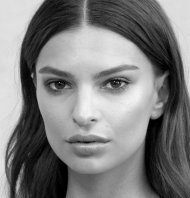
#> input picture content/Portraits_a_analyser/ER2NB.jpg, 190 x 198 px; its folder holds only this picture in this run
$ python -i Les_Fonctions_completes.py   (imports and definitions only)
#> lines starting #> are read from the running program, lines starting #| are printed output that depends on the picture; after the words box and inside, x2 and y2 are one past the last pixel; in counts of white or black regions, pixels touching at a corner belong together
#!/usr/bin/env python
# coding: utf-8

# In[ ]:
import pickle
from ipywidgets import widgets
import numpy
import matplotlib
from matplotlib.pyplot import *
from math import *
import  matplotlib.pyplot as plt
import matplotlib.image as mpimg
import matplotlib.pyplot as plt
import numpy as np
from PIL import Image
from PIL import ImageChops
import os
import sys, time
# from Comparateur import *
Lieu = os.getcwd()
##############################################################################
# [6 lines left out: function Input_choix_Photo_Compare, not called in this run]
#     return Photo_Compar_Base
###################################################################
""" Retourne une liste d'images jpeg dans un répertoire précis """
def get_imlist(path):
    imlist=[os.path.join(f) for f in os.listdir(Lieu) if (f.endswith(".jpg") or f.endswith(".png"))]
    return imlist
#########################################################
""" Charge une image dans une matrice avec le module pil """
# [8 lines left out: function charg_image_pil, not called in this run]
#########################################################
""" affiche une image  déjà matricielle
         par matplotlib """
# [30 lines left out: functions affich_image_array_pil, Align_affich_photo_repertoir, Align_Horizontal_Vignet, not called in this run]
#############################################################################
def Position_lign(fichier,mode):
    os.chdir(Lieu+"/Travail_Brouillon")
    ## matrice = cv.imread(fichier, 0) ## Pb cv2 ## cv.imread remplacé par Image.open
    matrice = Image.open(fichier)
    matrice=matrice.convert('L')   ##x##
    tab_matrice=np.array(matrice)   ##x##
    #print(matrice.shape)
    list1=[]
    ##################################################
    largeur_image=matrice.size[0]   ##x##
    hauteur_image=matrice.size[1]   ##x##
#    print("x=hauteur_image=",hauteur_image)
#    print("y=largeur_image=",largeur_image)
    ###################################################
    if mode==1:
        for x in range(hauteur_image):
            val= tab_matrice[x][10]
            if val<100:
                listo=[x,val]
                list1.append(listo)
            else:
                z=1
    else:
        for y in range(largeur_image):
            val= tab_matrice[10][y]
            if val<100:
                listo=[y,val]
                list1.append(listo)
            else:
                z=1
#    print("list1 : ",list1)
    return list1
######################################################################
def lissage(list1):
    list4=[]
    long_list1=len(list1)
    for aa in range(long_list1-1):
        val=list1[aa+1][0]-list1[aa][0]
        if val==1:
            z=1
        else:
            list4.append(list1[aa][0])
    return list4
##########################################################################
def calcul_distance(list4):
    list5=[]
    list6=[]
    long_list4=len(list4)
    for i in range(1,long_list4-1):
        distance=list4[i+1]-list4[i]
        list5.append(distance)
    list5.sort()
#    print("liste croissante des distances entres positions=",list5)
    somme=sum(list5)
    long_list5=len(list5)
    mini=min(list5)
#    print("mini=",mini)
    for bb in range(long_list5):
        valo=list5[bb]
        vali=round(valo/mini,2)
        list6.append(vali)
    return list6,mini,somme
#############################################################################
###########################  Partie du code provenant d'un enseignant de l'académie
#################################  de Clermont Ferrand ** Merci à lui/elle
def quantite(tri1,tri2):
    # d=(tri1[0]-tri2[0])**2+(tri1[1]-tri2[1])**2+(tri1[2]-tri2[2])**2
    d=(tri1-tri2)**2
    return(d)
def contours(image,Nom4,seuil):
    (c,l)=image.size
    # imagearrivee=Image.new('RGB',(c,l))
    imagearrivee=Image.new('L',(c,l))
    for x in range(1,c-1):
        for y in range(1,l-1):
            p=image.getpixel((x,y))
            p1=image.getpixel((x-1,y-1))
            q1=quantite(p,p1)
            p2=image.getpixel((x-1,y))
            q2=quantite(p,p2)
            p3=image.getpixel((x-1,y+1))
            q3=quantite(p,p3)
            p4=image.getpixel((x,y-1))
            q4=quantite (p,p4)
            p5=image.getpixel((x,y+1))
            q5=quantite (p,p5)
            p6=image.getpixel((x+1,y-1))
            q6=quantite(p,p6)
            p7=image.getpixel((x+1,y))
            q7=quantite(p,p7)
            p8=image.getpixel((x+1,y+1))
            q8=quantite (p,p8)
            #somme=q1+q2+q3+q4+q5+q6+q7+q8
            #print("somme=",somme)
            if q1+q2+q3+q4+q5+q6+q7+q8<seuil:
                # imagearrivee.putpixel((x,y),(255,255,255))
                imagearrivee.putpixel((x,y),(255))
            else :
                # imagearrivee.putpixel((x,y),(0,0,0))
                imagearrivee.putpixel((x,y),(0))
    imagearrivee.save(Nom4)
#############################################################################
#################################  verticale
def quantite_vert(tri1,tri2):
    # d=(tri1[0]-tri2[0])**2+(tri1[1]-tri2[1])**2+(tri1[2]-tri2[2])**2
    d=((tri1-tri2)**2)
    return(d)
def contours_vert(image,Nom4,seuil):
    (c,l)=image.size
    # imagearrivee=Image.new('RGB',(c,l))
    imagearrivee=Image.new('L',(c,l))
    for x in range(1,c-1):
        for y in range(1,l-1):
            p=image.getpixel((x,y))
            p1=image.getpixel((x-1,y-1))
            q1=quantite_vert(p,p1)
            p2=image.getpixel((x-1,y))
            q2=quantite_vert(p,p2)
            p3=image.getpixel((x-1,y+1))
            q3=quantite_vert(p,p3)
            p4=image.getpixel((x,y-1))
            q4=quantite_vert (p,p4)
            p5=image.getpixel((x,y+1))
            q5=quantite_vert (p,p5)
            p6=image.getpixel((x+1,y-1))
            q6=quantite_vert(p,p6)
            p7=image.getpixel((x+1,y))
            q7=quantite_vert(p,p7)
            p8=image.getpixel((x+1,y+1))
            q8=quantite_vert (p,p8)
            #val=(8*p)- (p2+p7)
            if q1+q2+q3+q4+q5+q6+q7+q8<seuil:
            #if val < seuil:
                # imagearrivee.putpixel((x,y),(255,255,255))
                imagearrivee.putpixel((x,y),(255))
            else :
                # imagearrivee.putpixel((x,y),(0,0,0))
                imagearrivee.putpixel((x,y),(0))
    imagearrivee.save(Nom4)
#############################################################################
def  affich_image(Lien_image):
    from IPython.display import Image, display
    display(Image(filename=Lien_image))
#############################################################################
def Accolade_photo(a,b,mode):
    matrice_portrait = Image.open(a, "r")
    matrice_portrait= matrice_portrait.convert('L')
    tab_matrice_portrait = np.array(matrice_portrait)
    largeur_image_portrait=matrice_portrait.size[0]
    hauteur_image_portrait=matrice_portrait.size[1]
    #print("largeur_image_portrait=",largeur_image_portrait)
    #print("hauteur_image_portrait=",hauteur_image_portrait)
    #############################################################################
    #############################################################################
    matrice_portrait_inv = Image.open(b, "r")
    matrice_portrait_inv= matrice_portrait_inv.convert('L')
    tab_matrice_portrait_inv = np.array(matrice_portrait_inv)
    largeur_image_portrait_inv=matrice_portrait_inv.size[0]
    hauteur_image_portrait_inv=matrice_portrait_inv.size[1]
    #print("largeur_image_portrait_inv=",largeur_image_portrait_inv)
    #print("hauteur_image_portrait_inv=",hauteur_image_portrait_inv)
    #############################################################################
    if hauteur_image_portrait>hauteur_image_portrait_inv:
        xmax=hauteur_image_portrait
    else:
        xmax=hauteur_image_portrait_inv
    ######################################################################
    ymax=largeur_image_portrait_inv+largeur_image_portrait+4
    ######################################################################
    newmatrice = numpy.empty((xmax, ymax, 3), dtype = numpy.uint8)
    ######################################################################
    for x in range(hauteur_image_portrait):
        for y in range(largeur_image_portrait):
            newmatrice[x,y]=tab_matrice_portrait[x,y],tab_matrice_portrait[x,y],tab_matrice_portrait[x,y]
    ######################################################################
    for x in range(hauteur_image_portrait_inv):
        for y in range(largeur_image_portrait_inv):
            ypos=y+largeur_image_portrait+4
            newmatrice[x,ypos]=tab_matrice_portrait_inv[x,y],tab_matrice_portrait_inv[x,y],tab_matrice_portrait_inv[x,y]
    ######################################################################
    if mode==1:
        ## cv.imwrite("newmat.png", newmatrice) ## remplacé par : matrice.save('gray-pillow.jpeg', 'jpeg')
        newmatrice_img = Image.fromarray(newmatrice)
        newmatrice_img.save("newmat.jpg", "JPEG")
    else:
        ##.imwrite("newmat_vert.png", newmatrice)
        newmatrice_img = Image.fromarray(newmatrice)
        newmatrice_img.save("newmat_vert.jpg", "JPEG")
    return newmatrice_img       ##y##
#############################################################################
###########################################################################
def Lign_verticale(Photo_initiale):
    mode=2
    Deb_Photo_initiale=""
    long_Photo_initiale=len(Photo_initiale)
    for a in range(long_Photo_initiale-4):
        Deb_Photo_initiale=Deb_Photo_initiale+Photo_initiale[a]
#    print("\nAnalyse de l'image :'",Deb_Photo_initiale,"' .")
    #Deb_Photo_initiale=
    os.chdir(Lieu+"/Portraits_a_analyser")
    matrice = Image.open(Photo_initiale, "r")
    matrice=matrice.convert('L') ##x##
    #print(matrice.shape)
    ##################################################
    os.chdir(Lieu+"/Travail_Brouillon")
  #######################################################
    largeur_image=matrice.size[0] ##x##
    hauteur_image_vert=largeur_image
    hauteur_image=matrice.size[1] ##x##
    #print("x=hauteur_image=",hauteur_image)
    #print("y=largeur_image=",largeur_image)
  #######################################################
    Rotatematrice = numpy.empty((largeur_image,hauteur_image, 3), dtype = numpy.uint8)
    #print("Rotatematrice.shape=",Rotatematrice.shape)
    tab_matrice=np.array(matrice)
    for x in range(hauteur_image):
        for y in range(largeur_image):

            Rotatematrice[largeur_image-1-y,x]=tab_matrice[x,y],tab_matrice[x,y],tab_matrice[x,y]
    ## cv.imwrite("photo_retourn.png", Rotatematrice)
    Rotatematrice_img=Image.fromarray(Rotatematrice)##x##
    #print("Rotatematrice_img.size=",Rotatematrice_img.size)
    Rotatematrice_img=Rotatematrice_img.convert('L')
    #print("Après Convert, Rotatematrice_img.size=",Rotatematrice_img.size)
    Rotatematrice_img.save("photo_retourn.jpg", "JPEG")##x##
    #########################################################
    tab_moy_vertical=np.zeros((largeur_image,1),dtype='i')
    #print("tab_moy_vertical.shape=",tab_moy_vertical.shape)
    #poz=input("poz")
    for x in range(largeur_image):
        somme=0
        for y in range(hauteur_image):    ##x##
            val=Rotatematrice_img.getpixel((y,x))    ##x##
            #print("val =",val)
            #poz=input()
            somme=somme+val    ##x##
        moyenne=somme/hauteur_image    ##x##
        tab_moy_vertical[x][0]=moyenne    ##x##
        ## tab_moy_vertical[x][0]=Rotatematrice[x].mean()   ## Good pour Horizontal ## .mean innaccessible
    #######################################################
    newmatrice_vert = numpy.empty((hauteur_image, largeur_image, 3), dtype = numpy.uint8)
    # [6 lines of commented-out code are left out]
    newmatrice_vert = np.array(matrice)    ##x##
    ############################################
    Newmatrice_vert_img=Image.fromarray(newmatrice_vert)##x##
    Newmatrice_vert_img.save("base_pour_Verticale.jpg", "JPEG")    ##x##
#    print("voici la base_pouVerticale")
#    affich_image("base_pouVerticale.png")
#    poz=input()
    #####################################################
    newImg = numpy.empty((largeur_image,hauteur_image, 3), dtype = numpy.uint8)
    for x in range(largeur_image):
        for y in range(hauteur_image):
            newImg[x,y]=[tab_moy_vertical[x][0],tab_moy_vertical[x][0],tab_moy_vertical[x][0]]
    ## cv.imwrite("barres verticales.png", newImg)
    newImg_img=Image.fromarray(newImg)##x##
    newImg_img.save("barres verticales.jpg", "JPEG")    ##x##

    po_clai=newImg*2
    ## cv.imwrite("po_clai.png", po_clai)
    po_clai_img=Image.fromarray(po_clai)    ##x##
    po_clai_img.save("po_clai.jpg", "JPEG")    ##x##
# [5 lines of commented-out code are left out]
    Nom1=Deb_Photo_initiale+"_matrice_Vert.jpg"    ##x##
    ## cv.imwrite(Nom1, newmatrice_vert)
    newmatrice_vert_img=Image.fromarray(newmatrice_vert)    ##x##
    newmatrice_vert_img.save(Nom1, "JPEG")    ##x##
    #######################################################
    Nom2=Deb_Photo_initiale+"_matrice_barre_Vert.jpg"    ##x##
    ## portrait_barr = cv2.addWeighted(Rotatematrice, 0.4, po_clai, 0.6, 0) ## Modif par Blend de Pil
    Rotatematrice_img=Rotatematrice_img.convert('L')    ##x##
    im_size = Rotatematrice_img.size    ##x##
    #print("size rotamatrice_img=",im_size)
    portrait_barr = Image.new('L', im_size)
    po_clai_img=po_clai_img.convert('L')    ##x##
    portrait_barr = ImageChops.blend(Rotatematrice_img, po_clai_img, 0.6)    ##x##
    tab_portrait_barr = np.array (portrait_barr)    ##x##
############################################################
    portrait_barr_retourn = numpy.empty((hauteur_image,largeur_image, 3), dtype = numpy.uint8)
    for x in range(hauteur_image):
        for y in range(largeur_image):
            portrait_barr_retourn[x][y]=tab_portrait_barr[largeur_image-1-y][x]    ##x##
######################################################################
    ## cv.imwrite(Nom2, portrait_barr_retourn)
    portrait_barr_retourn_img=Image.fromarray(portrait_barr_retourn)    ##x##
    portrait_barr_retourn_img.save(Nom2, "JPEG")    ##x##
    Nom3=Deb_Photo_initiale+"_barre_Vert.jpg"    ##x##
############################################################
    po_clai_retourn = numpy.empty((hauteur_image,largeur_image, 3), dtype = numpy.uint8)
    for x in range(hauteur_image):
        for y in range(largeur_image):
            po_clai_retourn[x][y]=po_clai[largeur_image-1-y][x]
    po_clai_retourn_img=Image.fromarray(po_clai_retourn)    ##x##
    po_clai_retourn_img.save("po_clai_retourn_img.jpg", "JPEG")
######################################################################
    ## cv.imwrite(Nom3, po_clai_retourn)
    po_clai_retourn_img=Image.fromarray(po_clai_retourn)    ##x##
    po_clai_retourn_img.save(Nom3, "JPEG")    ##x##
    ###############################
    Nom4_vert=Deb_Photo_initiale+"_ligne_Vert.jpg"    ##x##
    im=Image.open(Nom3)
    im=im.convert('L')    ##x##
    seuil_vertical=76 # modif 76
    contours_vert(im,Nom4_vert,seuil_vertical)
    ########################
    NewNom4 = Image.open(Nom4_vert)
    ## portrait_lignes = cv2.addWeighted(newmatrice_vert, 0.5, NewNom4, 0.5, 0)
    im_size = newmatrice_vert.shape    ##x##
    portrait_lignes = Image.new('L', im_size)
    newmatrice_vert_img=Image.fromarray(newmatrice_vert)    ##x##
    newmatrice_vert_img=newmatrice_vert_img.convert('L')    ##x##
    NewNom4=NewNom4.convert('L')    ##x##
    portrait_lignes = ImageChops.blend(newmatrice_vert_img, NewNom4, 0.5)    ##x##
    Nom5_vert=Deb_Photo_initiale+"_ligne_seule_Vert.jpg"    ##x##
    ## cv.imwrite(Nom5_vert, portrait_lignes)
    portrait_lignes.save(Nom5_vert, "JPEG")    ##x##
    ##############################
    a=Nom1
    b=Nom2
    Accolade_photo(a,b,mode)
    #################################################
    a="newmat_vert.jpg"    ##x##
    b=Nom3
    Accolade_photo(a,b,mode)
    #######################################"
    a="newmat_vert.jpg"    ##x##
    b=Nom4_vert
    Accolade_photo(a,b,mode)
    #################################################
    a="newmat_vert.jpg"    ##x##
    b=Nom5_vert
    newmatrice_vert_img=Accolade_photo(a,b,mode)
    #######################################"
    return Nom4_vert,Nom5_vert,newmatrice_vert_img,hauteur_image_vert
###########################################################################
def Lign_horizont(Photo_initiale):
#> called with Photo_initiale = 'ER2NB.jpg'
    mode=1
    Deb_Photo_initiale=""
    long_Photo_initiale=len(Photo_initiale)
    for a in range(long_Photo_initiale-4):
        Deb_Photo_initiale=Deb_Photo_initiale+Photo_initiale[a]

    os.chdir(Lieu+"/Portraits_a_analyser")
    matrice = Image.open(Photo_initiale, "r")
#> matrice is the input picture: PIL image 190x198 L; min 0, max 245, mean 124.6
    matrice= matrice.convert('L')
    ##################################################
    os.chdir(Lieu+"/Travail_Brouillon")
    ##################################################
    largeur_image=matrice.size[0]
    hauteur_image=matrice.size[1]
    #print("largeur=",largeur_image," et hauteur=",hauteur_image)
    #poz=input()
    #########################################################
    tab_moy_horizon=np.zeros((hauteur_image,1),dtype='i')
    for y in range(hauteur_image):

        somme=0
        for x in range(largeur_image):
            val=matrice.getpixel((x,y))
            #print("val =",val)
            #poz=input()
            somme=somme+val
        moyenne=somme/largeur_image
        tab_moy_horizon[y][0]=moyenne
#> after the loop, tab_moy_horizon = 198 values, max 170 at index 104, min 77 at index 174, mean 124.2
        ## tab_moy_horizon[x][0]=matrice[x].mean() ## .mean innaccessible d'où boucle
    #######################################################
    newmatrice = numpy.empty((hauteur_image, largeur_image, 3), dtype = numpy.uint8)
    # [6 lines of commented-out code are left out]
    newmatrice = np.array(matrice)
            ###########################
    newImg = numpy.empty((hauteur_image, largeur_image, 3), dtype = numpy.uint8)
    for x in range(hauteur_image):
        for y in range(largeur_image):
    #        print("tab_moy_horizon[x][0]=",tab_moy_horizon[x][0])
    #        poz=input()
            newImg[x,y]=[tab_moy_horizon[x][0],tab_moy_horizon[x][0],tab_moy_horizon[x][0]]
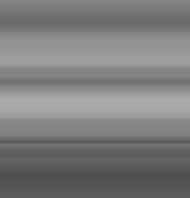
#> newImg: shape (198, 190, 3); min 77, max 170, mean 124.2
    #print("size newImg=", newImg.shape)
    #poz=input()
    #####################################################
    po_clai=newImg*3
    #print("size po_clai=new_img*3 =", po_clai.shape)
    po_clai_img = Image.fromarray(po_clai)
    #print("taille image po_clai_img=",po_clai_img.size)
    #poz=input()
    #print("##############################################
    Nom1=Deb_Photo_initiale+"_matrice.jpeg"
    ## cv.imwrite(Nom1, newmatrice)
    newmatrice_img = Image.fromarray(newmatrice) # Transformation du tableau en image PIL
    newmatrice_img.save(Nom1, "JPEG")
    #######################################################
    Nom2=Deb_Photo_initiale+"_matrice_barre.jpeg"
    ## portrait_barr = cv2.addWeighted(newmatrice_img, 0.4, po_clai_img, 0.6, 0)
    im_size = newmatrice_img.size
    # [4 lines of commented-out code are left out]
    portrait_barr = Image.new('L', im_size)
#> portrait_barr: PIL image 190x198 L; every value is 0
    #print("size newmatrice_img=", newmatrice_img.size)
    #print("size po_clai_img=", po_clai_img.size)
    po_clai_img.save("po_clai_img.jpeg", "JPEG")
    #poz=input()
    im1=newmatrice_img
    im2=po_clai_img
    #print("type im1=", type(im1))
    #print("type im2=", type(im2))
    im1= im1.convert('L')
    im2= im2.convert('L')
    portrait_barr = ImageChops.blend(im1, im2, 0.55)
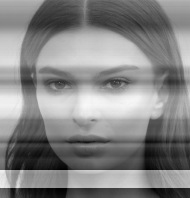
#> portrait_barr: PIL image 190x198 L; min 1, max 248, mean 132.5
    ## cv.imwrite(Nom2, portrait_barr)
    portrait_barr.save(Nom2, "JPEG")
    ## aVANT #cv.imwrite(Nom2, newImg)
    Nom3=Deb_Photo_initiale+"_barre.jpg"
    ## cv.imwrite(Nom3, po_clai)
    im2.save(Nom3, "JPEG")
    ##################################"
    ###############################
    Nom4=Deb_Photo_initiale+"_ligne.jpg"
    im=Image.open(Nom3)
    seuil_horizon=750 # modif 750
    contours(im,Nom4,seuil_horizon)
#> after the loop in contours, `for x in range(1,c-1):`:
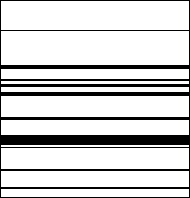
#> imagearrivee: PIL image 190x198 L; 82% white; 1 black region, box (x1, y1, x2, y2) and area: (0, 0, 190, 198) 6788
    ########################
    ########################
    NewNom4 = Image.open(Nom4)
    ## portrait_lignes = cv2.addWeighted(newmatrice, 0.5, NewNom4, 0.5, 0)
    im_size = newmatrice.shape
    portrait_lignes = Image.new('L', im_size)
#> portrait_lignes: PIL image 198x190 L; every value is 0
    newmatrice_img = Image.fromarray(newmatrice)
    newmatrice_img=newmatrice_img.convert('L')
    NewNom4=NewNom4.convert('L')
    #print("type NewNom4=", type(NewNom4))
    #print("type newmatrice_img=", type(newmatrice_img))
    portrait_lignes = ImageChops.blend(newmatrice_img, NewNom4, 0.5)
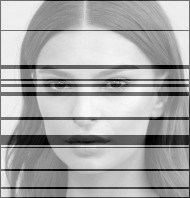
#> portrait_lignes: PIL image 190x198 L; min 0, max 250, mean 166.5
    Nom5=Deb_Photo_initiale+"_ligne_seule.jpg"
    ## cv.imwrite(Nom5, portrait_lignes)
    portrait_lignes.save(Nom5, "JPEG")
    ##############################
    a=Nom1
    b=Nom2
    Accolade_photo(a,b,mode)
    #################################################
    a="newmat.jpg"
    b=Nom3
    Accolade_photo(a,b,mode)
#> call 2 of Accolade_photo, with a = 'newmat.jpg', b = 'ER2NB_barre.jpg', mode = 1
#> after the loop in Accolade_photo (call 2), `for x in range(hauteur_image_portrait_inv):`:
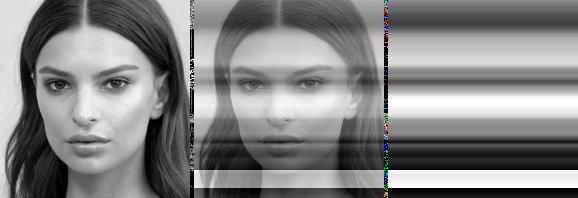
#> newmatrice: shape (198, 578, 3); mean of channels 0, 1, 2 131.3, 131.3, 131.2; drawn as B, G, R
    #######################################"
    a="newmat.jpg"
    b=Nom4
    Accolade_photo(a,b,mode)
#> call 3 of Accolade_photo, with a = 'newmat.jpg', b = 'ER2NB_ligne.jpg', mode = 1
#> after the loop in Accolade_photo (call 3), `for x in range(hauteur_image_portrait_inv):`:
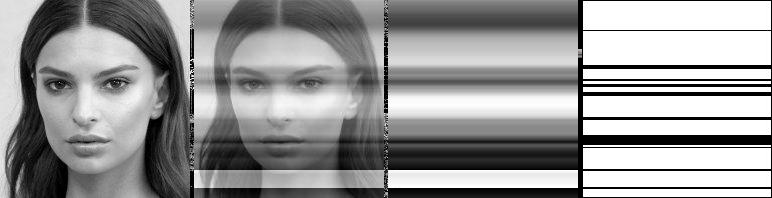
#> newmatrice: shape (198, 772, 3); mean of channels 0, 1, 2 149.7, 149.7, 149.7; drawn as B, G, R
    #######################################"
    #################################################
    a="newmat.jpg"
    b=Nom5
    newmatrice_img=Accolade_photo(a,b,mode)   ##y##
#> call 4 of Accolade_photo, with a = 'newmat.jpg', b = 'ER2NB_ligne_seule.jpg', mode = 1
#> after the loop in Accolade_photo (call 4), `for x in range(hauteur_image_portrait):`:
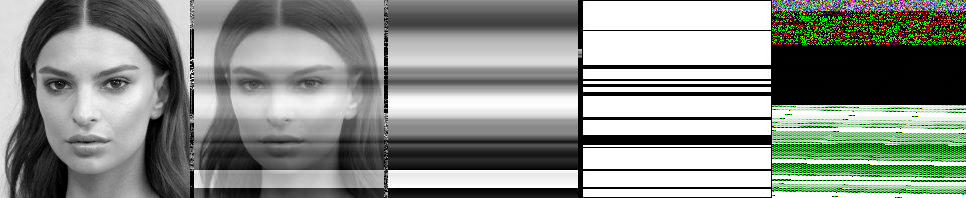
#> newmatrice: shape (198, 966, 3); mean of channels 0, 1, 2 137.9, 139.9, 139.4; drawn as B, G, R
#> (the rest of the program and of its run is left out)
